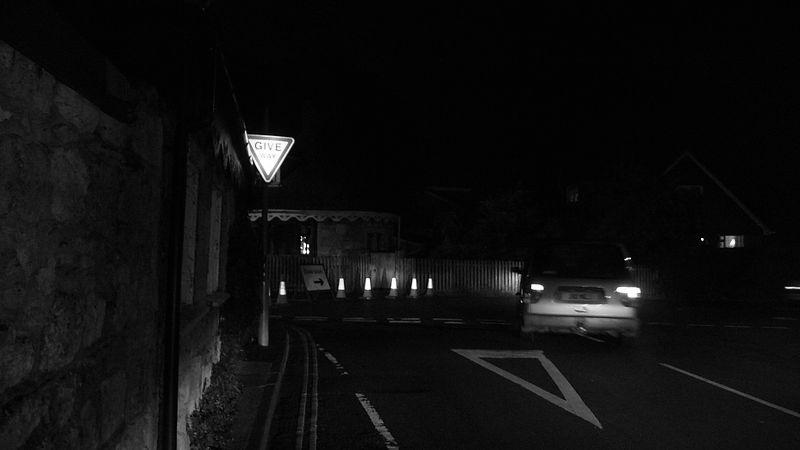
%> input picture homework/hw1/hw1_data/hw1_dark_road_1.jpg, 800 x 450 px
$ octave hw1_4.m   (GNU Octave 9; MATLAB toolbox functions it lacks are replaced by stand-ins)
%> lines starting %> are read from the running program, lines starting %| are printed output that depends on the picture
close all;
% load images
road1 = imread('/Users/zhangrao/Documents/NOW/EE368/hw1/hw1_data/hw1_dark_road_1.jpg');
%> road1 is the input picture: size 450x800 uint8; min 0, max 255, mean 14.6
road2 = imread('/Users/zhangrao/Documents/NOW/EE368/hw1/hw1_data/hw1_dark_road_2.jpg');
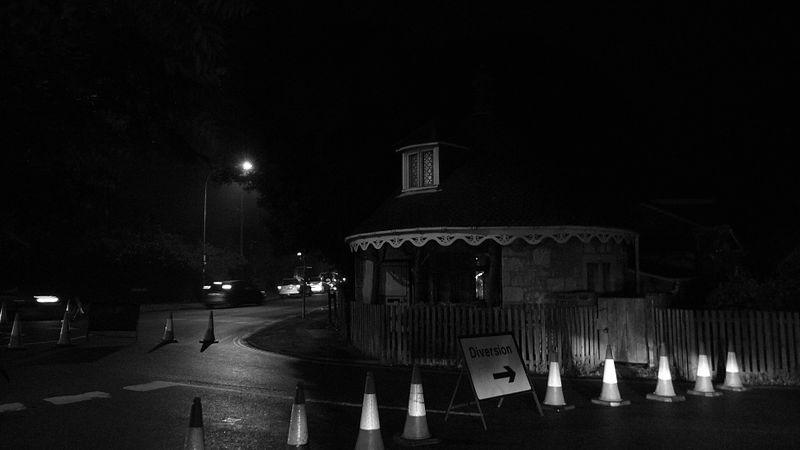
%> input picture homework/hw/hw1/hw1_data/hw1_dark_road_2.jpg, 800 x 450 px
%> road2 is the input picture: size 450x800 uint8; min 0, max 255, mean 16.8
road3 = imread('/Users/zhangrao/Documents/NOW/EE368/hw1/hw1_data/hw1_dark_road_3.jpg');
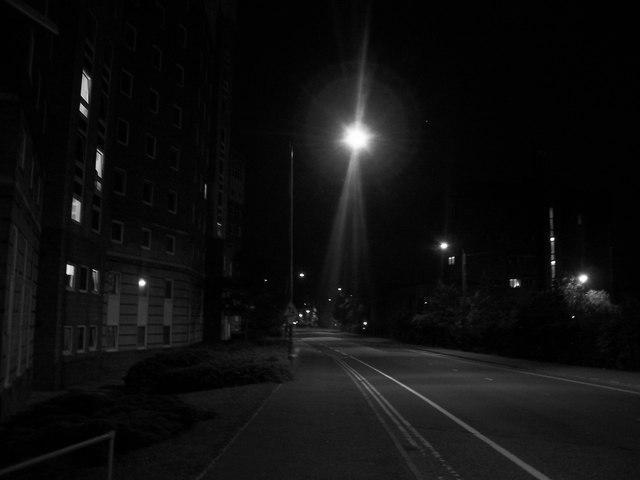
%> input picture homework/hw1/hw1_data/hw1_dark_road_3.jpg, 640 x 480 px
%> road3 is the input picture: size 480x640 uint8; min 0, max 255, mean 15.2

% plot hist
figure
subplot(1, 2, 1);
imshow(road1);
subplot(1, 2, 2);
imhist(road1)
ylim auto

figure
subplot(1, 2, 1);
imshow(road2);
subplot(1, 2, 2);
imhist(road2);
ylim auto

figure
subplot(1, 2, 1);
imshow(road3);
subplot(1, 2, 2);
imhist(road3);
ylim auto


% plot histeq
road1_eq = histeq(road1);
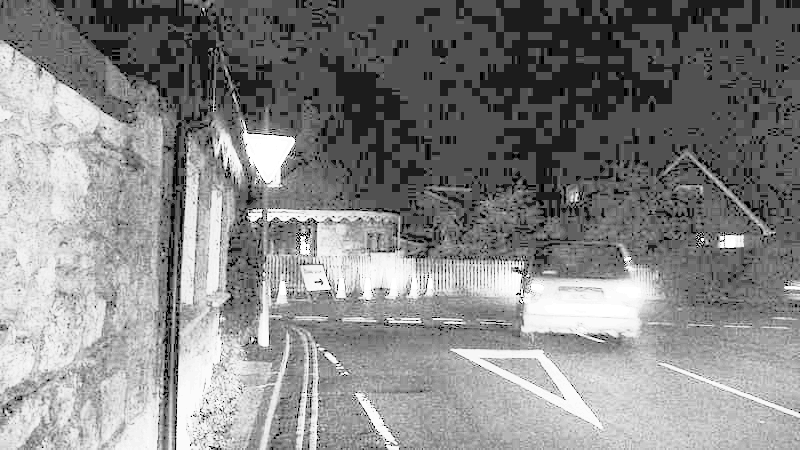
%> road1_eq: size 450x800 uint8; min 0, max 255, mean 134.5
road2_eq = histeq(road2);
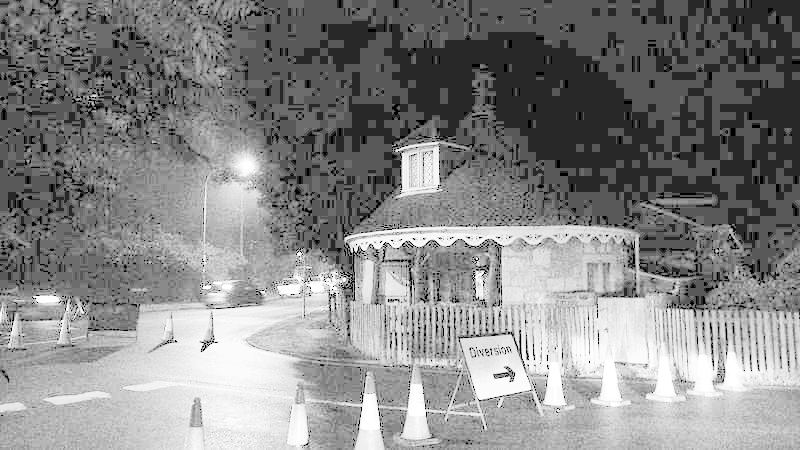
%> road2_eq: size 450x800 uint8; min 0, max 255, mean 134.9
road3_eq = histeq(road3);
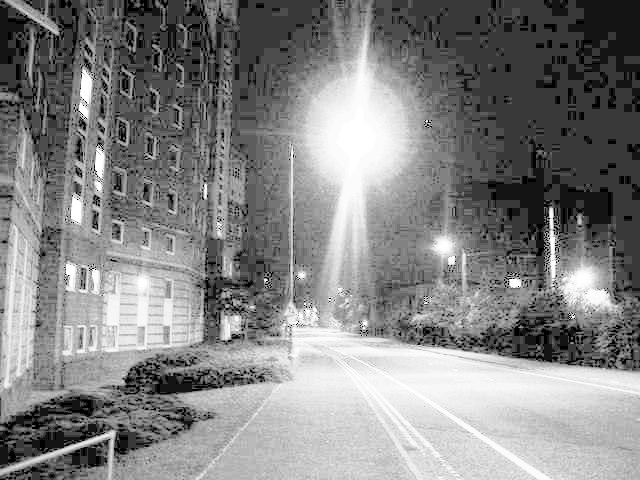
%> road3_eq: size 480x640 uint8; min 0, max 255, mean 131.7

figure
subplot(1, 2, 1);
imshow(road1_eq);
subplot(1, 2, 2);
imhist(road1_eq);
ylim auto

figure
subplot(1, 2, 1);
imshow(road2_eq);
subplot(1, 2, 2);
imhist(road2_eq);
ylim auto

figure
subplot(1, 2, 1);
imshow(road3_eq);
subplot(1, 2, 2);
imhist(road3_eq);
ylim auto

% plot adaptive histeq
road1_adp = adapthisteq(road1, 'NumTiles',[16 16],'ClipLimit', 0.012);
road2_adp = adapthisteq(road2, 'NumTiles',[16 16],'ClipLimit',0.012);
road3_adp = adapthisteq(road3, 'NumTiles',[16 16],'ClipLimit',0.012);

figure
subplot(1, 2, 1);
imshow(road1_adp);
subplot(1, 2, 2);
imhist(road1_adp);
ylim auto

figure
subplot(1, 2, 1);
imshow(road2_adp);
subplot(1, 2, 2);
imhist(road2_adp);
ylim auto
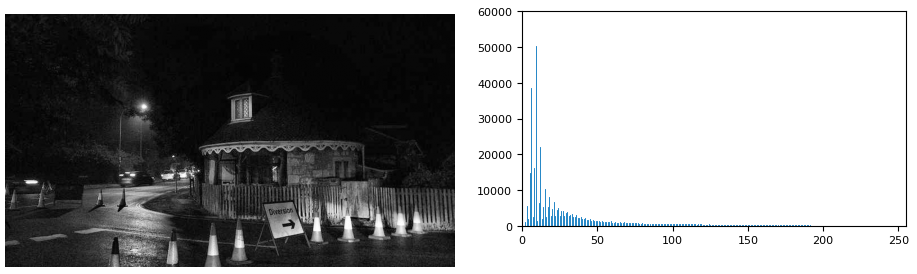
%> figure redrawn from the program's plot data, 2 panels

figure
subplot(1, 2, 1);
imshow(road3_adp);
subplot(1, 2, 2);
imhist(road3_adp);
ylim auto
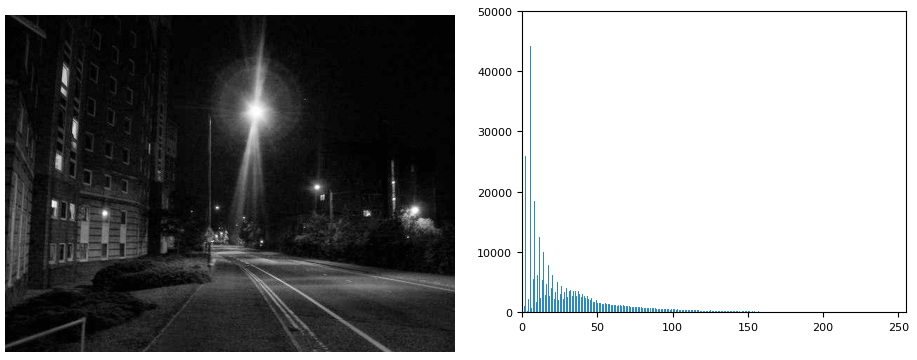
%> figure redrawn from the program's plot data, 2 panels
